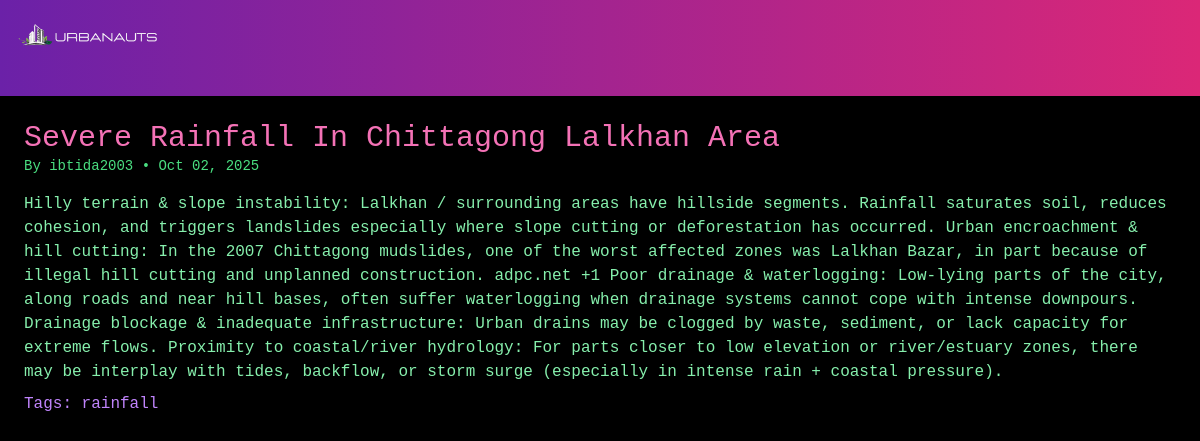
Screenshot of /blogs/4/ with the database file from the repository.
### UA/models.py (models this page shows, shortened)
class Blog(models.Model):
    author = models.ForeignKey(User, on_delete=models.CASCADE, related_name="blogs")
    title = models.CharField(max_length=200)
    content = models.TextField()
    created_at = models.DateTimeField(auto_now_add=True)
    updated_at = models.DateTimeField(auto_now=True)
    tags = models.CharField(max_length=200, blank=True, null=True)  # simple tag string

### UA/views.py (the view)
# urls.py: path("blogs/<int:blog_id>/", views.blog_detail, name="blog_detail"),
def blog_detail(request, blog_id):
    blog = get_object_or_404(Blog, id=blog_id)
    return render(request, "blog_detail.html", {"blog": blog})

### UA/templates/blog_detail.html (shortened to what this page needs)
{% load static %}
<!DOCTYPE html>
<html lang="en">
<head>
  <script src="https://cdn.tailwindcss.com"></script>
</head>
<body class="bg-black text-green-400 font-mono min-h-screen flex flex-col">
    <nav class="bg-gradient-to-r from-purple-800 to-pink-600 p-4 flex justify-between items-center">
  <a href="/" class="flex items-center">
        <img src="{% static 'logo.png' %}"
             alt="Urbanauts Logo"
             class="h-36 w-auto object-contain -my-10">
      </a>
</nav>
  <main class="flex-1 p-6">
    <h1 class="text-pink-400 text-3xl">{{ blog.title }}</h1>
    <p class="text-sm">By {{ blog.author.username }} • {{ blog.created_at|date:"M d, Y" }}</p>
    <p class="mt-4 text-green-300">{{ blog.content }}</p>
    {% if blog.tags %}
      <p class="mt-2 text-purple-400">Tags: {{ blog.tags }}</p>
    {% endif %}
  </main>
</body>
</html>

### rows the page displays
Blog: title "Severe Rainfall In Chittagong Lalkhan Area", author.username "ibtida2003", created_at "Oct 02, 2025", content "Hilly terrain & slope instability: Lalkhan / surrounding areas have hillside segments. Rainfall saturates soil, reduces cohesion, and triggers landslides especially where slope cutting or deforestation has occurred. Urban encroachment & hill cutting: In the 2007 Chittagong mudslides, one of the worst affected zones was Lalkhan Bazar, in part because of illegal hill cutting and unplanned construction. adpc.net +1 Poor drainage & waterlogging: Low-lying parts of the city, along roads and near hill bases, often suffer waterlogging when drainage systems cannot cope with intense downpours. Drainage blockage & inadequate infrastructure: Urban drains may be clogged by waste, sediment, or lack…", tags "rainfall"
